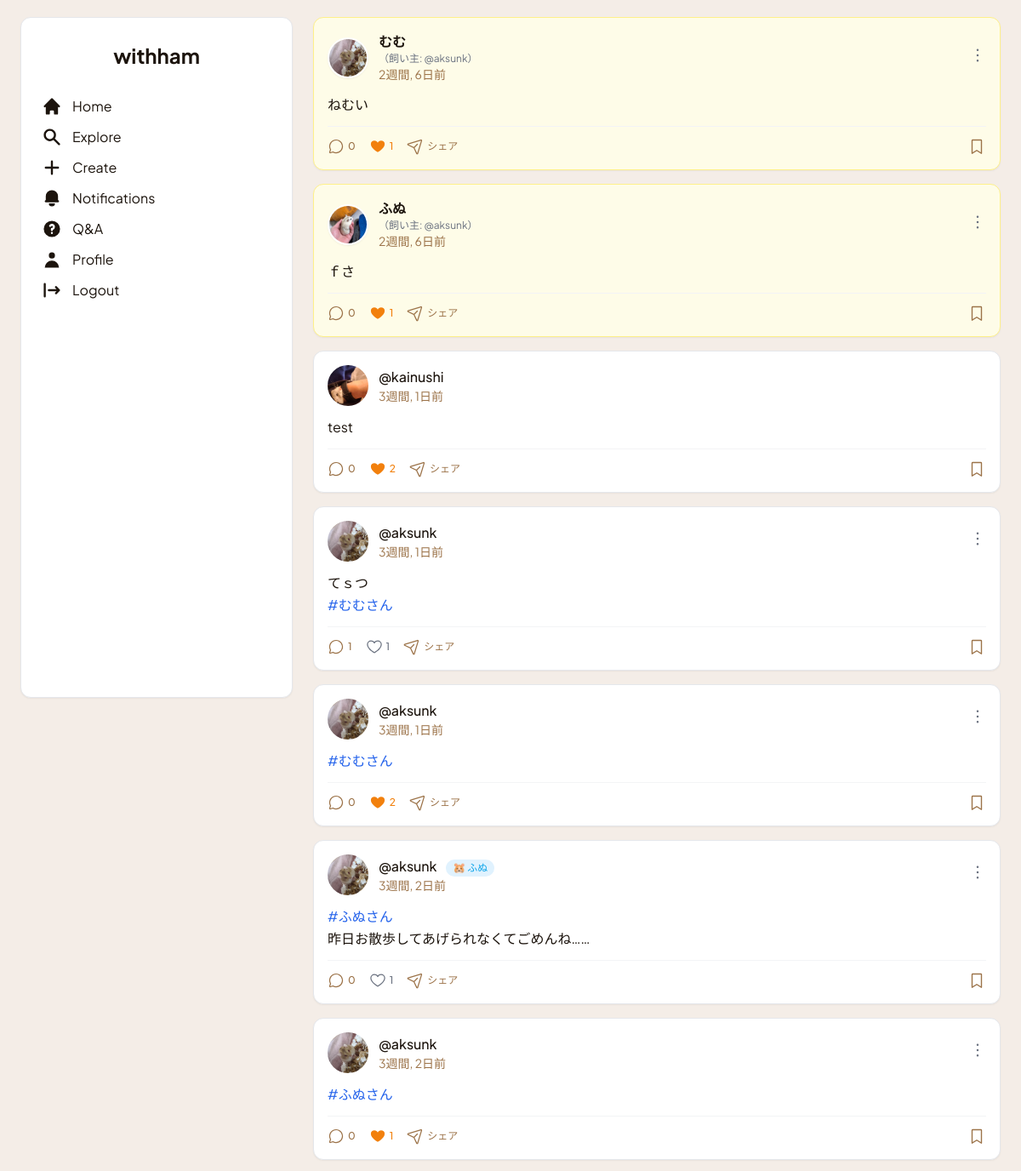
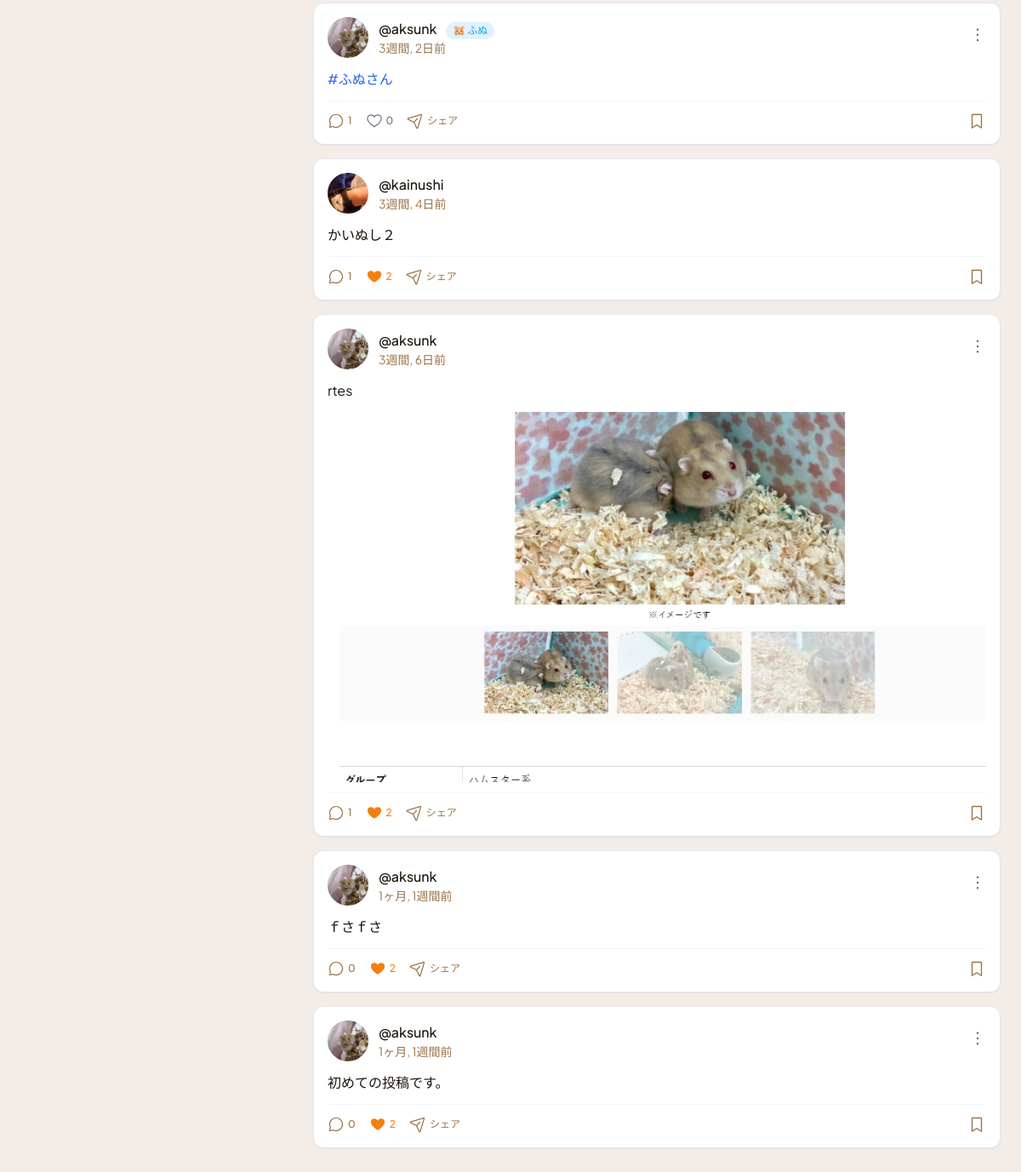
The app's page / (signed in) with its own data (2 pictures, top to bottom).
### withham/models.py (models this page shows, shortened)
class Post(models.Model):
    author = models.ForeignKey(User, on_delete=models.CASCADE, related_name='posts', verbose_name='投稿者')
    hamster = models.ForeignKey(Hamster, on_delete=models.SET_NULL, blank=True, null=True, related_name='posts', verbose_name='関連ハムスター')
    text = models.TextField('本文')
    image = models.ImageField('画像', upload_to='post_images/', blank=True, null=True)
    created_at = models.DateTimeField('投稿日時', default=timezone.now)
    likes = models.ManyToManyField(User, related_name='liked_posts', blank=True, verbose_name='いいねしたユーザー')
    tags = models.ManyToManyField(Tag, blank=True, related_name='posts', verbose_name='タグ')
    post_as_hamster = models.BooleanField("ハムスターとして投稿", default=False)
    class Meta:
        verbose_name = '投稿'
        verbose_name_plural = '投稿'
        ordering = ['-created_at']

class Hamster(models.Model):
    owner = models.ForeignKey(User, on_delete=models.CASCADE, related_name='hamsters', verbose_name='飼い主')
    name = models.CharField('名前', max_length=100)
    breed = models.CharField('種類', max_length=50, blank=True, null=True)
    birthday = models.DateField('誕生日', blank=True, null=True)
    GENDER_CHOICES = [('M', '男の子'), ('F', '女の子'), ('U', '不明')]
    gender = models.CharField('性別', max_length=1, choices=GENDER_CHOICES, default='U')
    profile_text = models.TextField('プロフィール', blank=True, null=True)
    profile_image = models.ImageField('プロフィール画像', upload_to='hamster_images/', blank=True, null=True)
    created_at = models.DateTimeField('登録日時', default=timezone.now)
    class Meta:
        verbose_name = 'ハムスター'
        verbose_name_plural = 'ハムスター'

class UserProfile(models.Model):
    user = models.OneToOneField(User, on_delete=models.CASCADE, related_name='profile')
    bio = models.TextField("自己紹介", blank=True, null=True)
    avatar = models.ImageField("プロフィール画像", upload_to='avatars/', null=True, blank=True)
    following = models.ManyToManyField(User, related_name='followers', symmetrical=False, blank=True)

### withham/views.py (the view)
# urls.py: path('', views.index, name='index'), # トップページ
def index(request):
    posts = Post.objects.select_related('author').filter(author__isnull=False).order_by('-created_at')
    latest_questions = Question.objects.order_by('-created_at')[:10]
    print(f"投稿数: {posts.count()}")
    for post in posts:
        print(f"投稿ID: {post.id}, ユーザー: {post.author.username if post.author else 'None'}, 本文: {post.text[:50]}...")
    context = {
        'posts': posts,
        'latest_questions': latest_questions, # テンプレートに渡す
    }
    return render(request, 'withham/index.html', context)

### withham/templatetags/withham_tags.py (called while the page is built)
@register.filter(name='linkify_hashtags')
def linkify_hashtags(value):
    hashtag_pattern = r'#([\w\u3040-\u30ff\u31f0-\u31ff\u3200-\u32ff\u3300-\u33ff\u3400-\u4dbf\u4e00-\u9fff\uf900-\ufaff]+)'
    def replace_hashtag(match):
        tag_name = match.group(1)
        try:
            url = reverse('withham:hashtag_search', kwargs={'tag_name': tag_name})
            return f'<a href="{url}" class="text-blue-600 hover:underline">#{tag_name}</a>'
        except Exception:
            return f'#{tag_name}'
    linked_text = re.sub(hashtag_pattern, replace_hashtag, value)
    return mark_safe(linked_text)

### withham/templates/withham/index.html (shortened to what this page needs)
{% extends "withham/base.html" %}
{% load static %}
{% load humanize %}
{% load withham_tags %}
{% block content %}
    {% for post in posts %}
        <div class="rounded-xl shadow-sm mb-4 border
                    {% if post.post_as_hamster and post.hamster %}
                        bg-yellow-50 border-yellow-200
                    {% else %}
                        bg-white border-gray-200
                    {% endif %}">
            <div class="p-4">
                <div class="flex justify-between items-center mb-3">
                   <div class="flex items-center gap-3">
                        {% if post.post_as_hamster and post.hamster %}
                            <a href="#">
                                {% if post.hamster.profile_image %}
                                <img src="{{ post.hamster.profile_image.url }}" class="h-12 w-12 rounded-full object-cover border-2 border-white shadow-sm" alt="{{ post.hamster.name }}">
                                {% else %}
                                <img src="{% static 'images/default_hamster_icon.svg' %}" class="h-12 w-12 rounded-full bg-gray-100 object-contain p-1 border border-gray-200" alt="デフォルトハムスターアイコン">
                                {% endif %}
                            </a>
                            <div>
                                <a href="#" class="text-[#1c140d] text-base font-semibold leading-normal hover:underline">{{ post.hamster.name }}</a>
                                <p class="text-xs text-gray-500">
                                    （飼い主: <a href="{% url 'withham:profile_detail' post.author.pk %}" class="hover:underline">@{{ post.author.username }}</a>）
                                </p>
                                <a href="{% url 'withham:post_detail' post.pk %}" class="block text-[#9c7349] text-sm font-normal leading-normal hover:underline">{{ post.created_at|timesince }}前</a>
                            </div>
                        {% else %}
                            <a href="{% url 'withham:profile_detail' post.author.pk %}">
                                {% if post.author.profile.avatar %}
                                <img src="{{ post.author.profile.avatar.url }}" class="h-12 w-12 rounded-full object-cover" alt="{{ post.author.username }}">
                                {% else %}
                                <img src="{% static 'images/default_avatar.png' %}" class="h-12 w-12 rounded-full bg-gray-200 object-cover" alt="デフォルトアバター">
                                {% endif %}
                            </a>
                            <div>
                                <a href="{% url 'withham:profile_detail' post.author.pk %}" class="text-[#1c140d] text-base font-medium leading-normal hover:underline">@{{ post.author.username }}</a>
                                {% if post.hamster %}
                                     <span class="ml-2 inline-block bg-[#e0f2fe] text-[#0ea5e9] text-xs font-medium px-2 py-0.5 rounded-full">🐹 {{ post.hamster.name }}</span>
                                {% endif %}
                                <a href="{% url 'withham:post_detail' post.pk %}" class="block text-[#9c7349] text-sm font-normal leading-normal hover:underline">{{ post.created_at|timesince }}前</a>
                            </div>
                        {% endif %}
                   </div>
                     {% if request.user == post.author %}
                     <div x-data="{ open: false }" class="ml-auto relative">
                         <button @click="open = !open" class="text-gray-500 hover:text-gray-700 focus:outline-none">
                              <svg xmlns="http://www.w3.org/2000/svg" width="20px" height="20px" fill="currentColor" viewBox="0 0 256 256"><path d="M144,128a16,16,0,1,1-16-16A16,16,0,0,1,144,128ZM128,64a16,16,0,1,0-16-16A16,16,0,0,0,128,64Zm0,128a16,16,0,1,0,16,16A16,16,0,0,0,128,192Z"></path></svg>
                         </button>
                     </div>
                     {% endif %}
                </div>
                {% if post.text %}
                    <p class="text-[#1c140d] text-base leading-relaxed my-3">{{ post.text|linkify_hashtags|linebreaksbr }}</p>
                {% endif %}
                {% if post.image %}
                    <div class="my-3 cursor-pointer open-modal-trigger" data-full-src="{{ post.image.url }}">
                        <div class="aspect-video w-full overflow-hidden rounded-lg bg-gray-100">
                            <img src="{{ post.image.url }}"
                                 class="w-full h-full object-cover"
                                 alt="投稿画像 {{ post.id }}">
                        </div>
                    </div>
                {% endif %}
                <div class="flex items-center gap-4 text-[#9c7349] pt-3 border-t border-gray-100">
                     <a href="{% url 'withham:post_detail' post.pk %}#comment-form" class="flex items-center gap-1 hover:text-[#1c140d]">
                        <span class="text-xs font-medium">{{ post.comments.count }}</span>
                    </a>
                    {% if user.is_authenticated %}
                    <button type="button"
                            class="like-button flex items-center gap-1 {% if user in post.likes.all %}text-[#f2800d]{% else %}text-gray-500 hover:text-[#f2800d]{% endif %}"
                            data-post-id="{{ post.pk }}">
                        <svg class="like-icon" xmlns="http://www.w3.org/2000/svg" width="20px" height="20px" fill="currentColor" viewBox="0 0 256 256">
                            {% if user in post.likes.all %}
                                <path d="M128,216S24,160,24,94A54,54,0,0,1,78,40c22.59,0,41.94,12.31,50,32,8.06-19.69,27.41-32,50-32a54,54,0,0,1,54,54C232,160,128,216,128,216Z"></path>
                            {% else %}
                                <path d="M178,32c-20.65,0-38.73,8.88-50,23.89C116.73,40.88,98.65,32,78,32A62.07,62.07,0,0,0,16,94c0,70,103.79,126.66,108.21,129a8,8,0,0,0,7.58,0C136.21,220.66,240,164,240,94A62.07,62.07,0,0,0,178,32ZM128,206.8C109.74,196.16,32,147.69,32,94A46.06,46.06,0,0,1,78,48c19.45,0,35.78,10.36,42.6,27a8,8,0,0,0,14.8,0c6.82-16.67,23.15-27,42.6-27a46.06,46.06,0,0,1,46,46C224,147.61,146.24,196.15,128,206.8Z"></path>
                            {% endif %}
                        </svg>
                        <span class="like-count text-xs font-medium">{{ post.likes.count }}</span>
                    </button>
                    {% endif %}
                    <button type="button" class="flex items-center gap-1 hover:text-[#1c140d]">
                        <span class="text-xs font-medium">シェア</span>
                    </button>
                    <button type="button" class="ml-auto hover:text-[#1c140d]">
                         <svg xmlns="http://www.w3.org/2000/svg" width="22px" height="22px" fill="currentColor" viewBox="0 0 256 256"><path d="M184,32H72A16,16,0,0,0,56,48V224a8,8,0,0,0,12.24,6.78L128,193.43l59.76,37.35A8,8,0,0,0,200,224V48A16,16,0,0,0,184,32Zm0,177.57l-51.76-32.35a8,8,0,0,0-8.48,0L72,209.57V48H184Z"></path></svg>
                    </button>
                </div>
            </div>
        </div>
    {% endfor %}
{% endblock %}

### records on screen
Post: hamster.profile_image (picture), hamster.name "むむ", author.username "aksunk", created_at "2週間, 6日", text|linkify_hashtags "ねむい", comments.count "0", likes.count "1"
Post: hamster.profile_image (picture), hamster.name "ふぬ", author.username "aksunk", created_at "2週間, 6日", text|linkify_hashtags "ｆさ", comments.count "0", likes.count "1"
Post: author.profile.avatar (picture), author.username "kainushi", created_at "3週間, 1日", text|linkify_hashtags "test", comments.count "0", likes.count "2"
Post: author.profile.avatar (picture), author.username "aksunk", created_at "3週間, 1日", text|linkify_hashtags "てｓつ #むむさん", comments.count "1", likes.count "1"
Post: author.profile.avatar (picture), author.username "aksunk", created_at "3週間, 1日", text|linkify_hashtags "#むむさん", comments.count "0", likes.count "2"
Post: author.profile.avatar (picture), author.username "aksunk", hamster.name "ふぬ", created_at "3週間, 2日", text|linkify_hashtags "#ふぬさん 昨日お散歩してあげられなくてごめんね……", comments.count "0", likes.count "1"
Post: author.profile.avatar (picture), author.username "aksunk", created_at "3週間, 2日", text|linkify_hashtags "#ふぬさん", comments.count "0", likes.count "1"
Post: author.profile.avatar (picture), author.username "aksunk", hamster.name "ふぬ", created_at "3週間, 2日", text|linkify_hashtags "#ふぬさん", comments.count "1", likes.count "0"
Post: author.profile.avatar (picture), author.username "kainushi", created_at "3週間, 4日", text|linkify_hashtags "かいぬし２", comments.count "1", likes.count "2"
Post: author.profile.avatar (picture), author.username "aksunk", created_at "3週間, 6日", text|linkify_hashtags "rtes", image (picture), comments.count "1", likes.count "2"
Post: author.profile.avatar (picture), author.username "aksunk", created_at "1ヶ月, 1週間", text|linkify_hashtags "ｆさｆさ", comments.count "0", likes.count "2"
Post: author.profile.avatar (picture), author.username "aksunk", created_at "1ヶ月, 1週間", text|linkify_hashtags "初めての投稿です。", comments.count "0", likes.count "2"
